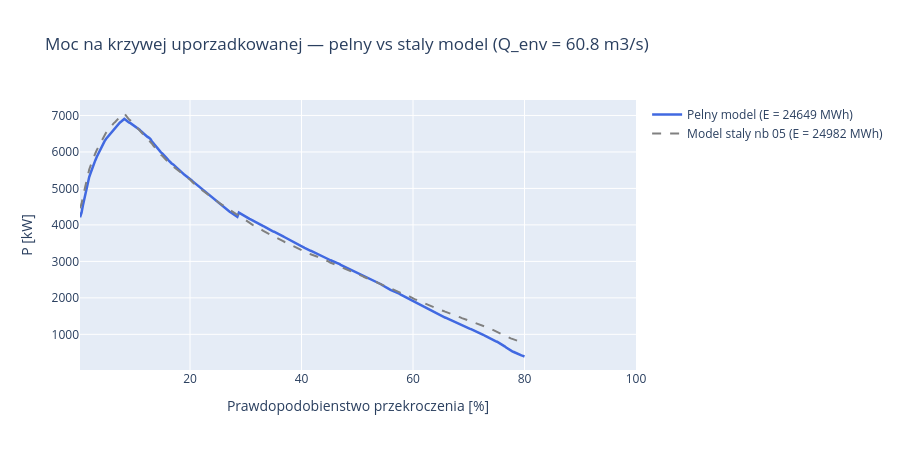

Source (notebook cell):
### Markdown cell above
---
## Krok 5: Porownanie z modelem stalym (nb 05)

Zobaczmy ile wynosi roznica w energii rocznej miedzy:
- **(A) Pelny model** (straty + var η_t + var η_g) — to co liczymy w tym notebooku,
- **(B) Model staly** — jak w nb 05: brak strat, $\\eta_{total} = 0.848$.

**Prompt do LLM:**
> *"Porownaj energie roczna i moc dla dwoch modeli: pelnego i stalego.
> Pokaz tabelke z roznica i wykres mocy obu modeli."*

**Uzyte funkcje:** `compute_power_constant_eta`, `annual_energy`.

### Code cell
# Model staly (nb 05) — po naprawie Q_min w compute_power_constant_eta
# powinien teraz pracowac na tym samym zakresie co pelny model (1 turbina co najmniej).
result_simple = compute_power_constant_eta(
    Q_sorted=Q_sorted,
    H_gross=H_gross,
    Q_design=Q_total_design,                    # CALKOWITY przeplyw (jak w nb 05)
    n_turbines=N_TURBINES,
    Q_min_fraction=turbine_type.Q_ratio_min,
    eta_total=0.848,
    Q_env=Q_ENV,
)

E_simple = annual_energy(result_simple)

# Tabelka porownawcza
print('=== Porownanie modeli ===')
print(f'                              Pelny       Staly (nb 05)   Roznica')
print(f'  Energia roczna [MWh]:      {E_MWh:>7.0f}     {E_simple:>7.0f}        '
      f'{E_MWh - E_simple:+.0f} ({(E_MWh/E_simple - 1)*100:+.1f}%)')
print(f'  Dni pracy:                 {oh:>7d}     {(result_simple["P_kW"] > 0).sum():>7d}')
print(f'  Sprawnosc dziala (avg):    {eta_avg["eta_total_avg"]:>7.3f}     {0.848:>7.3f}')

# Wykres mocy — NaN-gap, oba modele
P_full_plot = np.where(result['n_active'].values > 0, result['P_el_kW'].values, np.nan)
P_simp_plot = np.where(result_simple['P_kW'].values > 0, result_simple['P_kW'].values, np.nan)

fig = go.Figure()
fig.add_trace(go.Scatter(x=result['pct'], y=P_full_plot,
    mode='lines', name=f'Pelny model (E = {E_MWh:.0f} MWh)',
    line=dict(color='royalblue', width=2.5), connectgaps=False))
fig.add_trace(go.Scatter(x=result_simple['pct'], y=P_simp_plot,
    mode='lines', name=f'Model staly nb 05 (E = {E_simple:.0f} MWh)',
    line=dict(color='gray', width=2, dash='dash'), connectgaps=False))
fig.update_layout(
    title=f'Moc na krzywej uporzadkowanej — pelny vs staly model (Q_env = {Q_ENV:.1f} m3/s)',
    xaxis_title='Prawdopodobienstwo przekroczenia [%]',
    yaxis_title='P [kW]', height=450, hovermode='x unified',
)
fig.show()

print()
print('Wnioski:')
print(f'  - Pelny model: E = {E_MWh:.0f} MWh vs {E_simple:.0f} MWh w modelu stalym '
      f'({(E_MWh / E_simple - 1) * 100:+.1f}% roznicy).')
print('  - Roznice powoduja: straty hydrauliczne (H_net < H_brutto), spadek eta_t i eta_g')
print('    przy czesciowym obciazeniu oraz prog Q_min (rozdzial przeplywu miedzy turbiny).')
print('  - Model staly z nb 05 to szybkie oszacowanie; pelny model pokazuje, ktore')
print('    zjawiska i jak mocno koryguja wynik.')

### Figure 1 — Plotly figure (JSON) as saved in the notebook; plotly's stock layout.template omitted (floating-point values rounded to 4 significant figures; data arrays with more than 128 entries replaced by an {"elided": "..."} marker saying what was removed)
{"data": [{"connectgaps": false, "line": {"color": "royalblue", "width": 2.5}, "mode": "lines", "name": "Pelny model (E = 24649 MWh)", "type": "scatter", "x": {"elided": "365 float values"}, "y": {"elided": "365 float values"}}, {"connectgaps": false, "line": {"color": "gray", "dash": "dash", "width": 2}, "mode": "lines", "name": "Model staly nb 05 (E = 24982 MWh)", "type": "scatter", "x": {"elided": "365 float values"}, "y": {"elided": "365 float values"}}], "layout": {"height": 450, "hovermode": "x unified", "title": {"text": "Moc na krzywej uporzadkowanej — pelny vs staly model (Q_env = 60.8 m3/s)"}, "xaxis": {"title": {"text": "Prawdopodobienstwo przekroczenia [%]"}}, "yaxis": {"title": {"text": "P [kW]"}}}}
